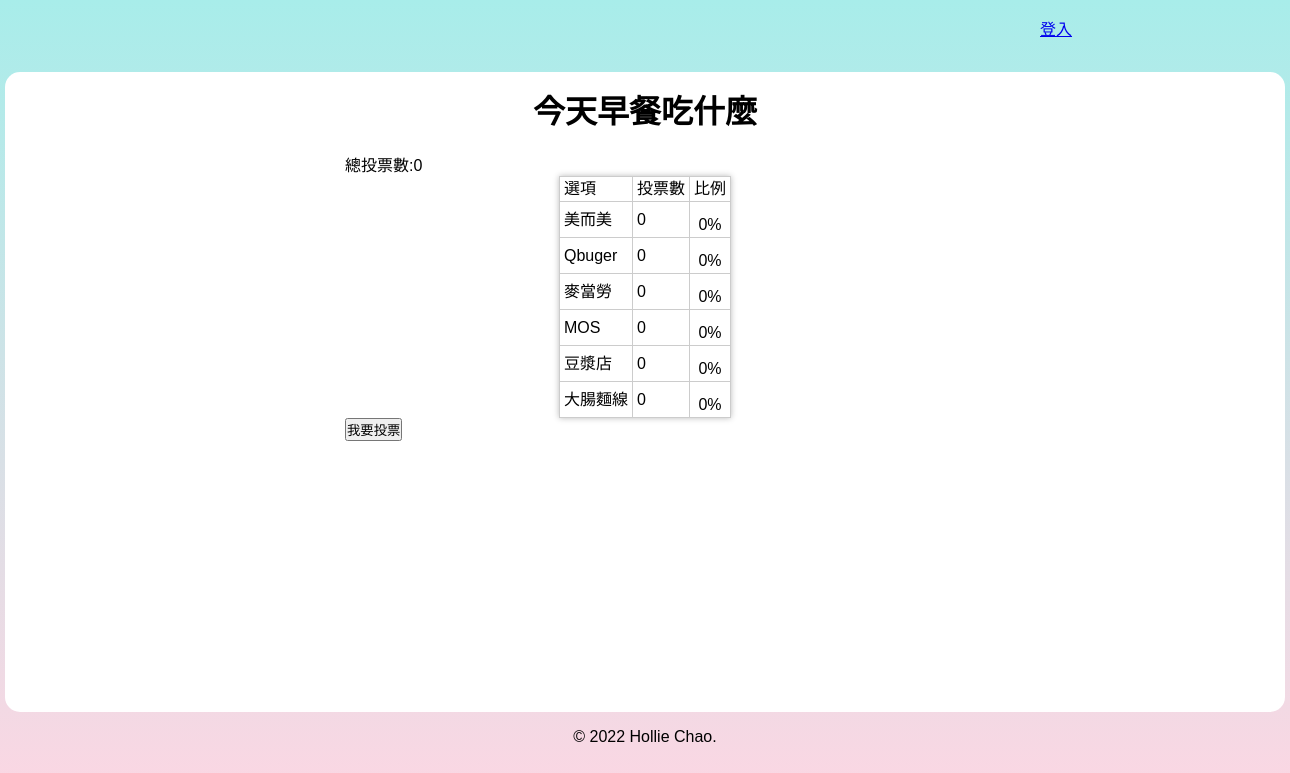
The app's page /?do=vote_result&id=2, older data.
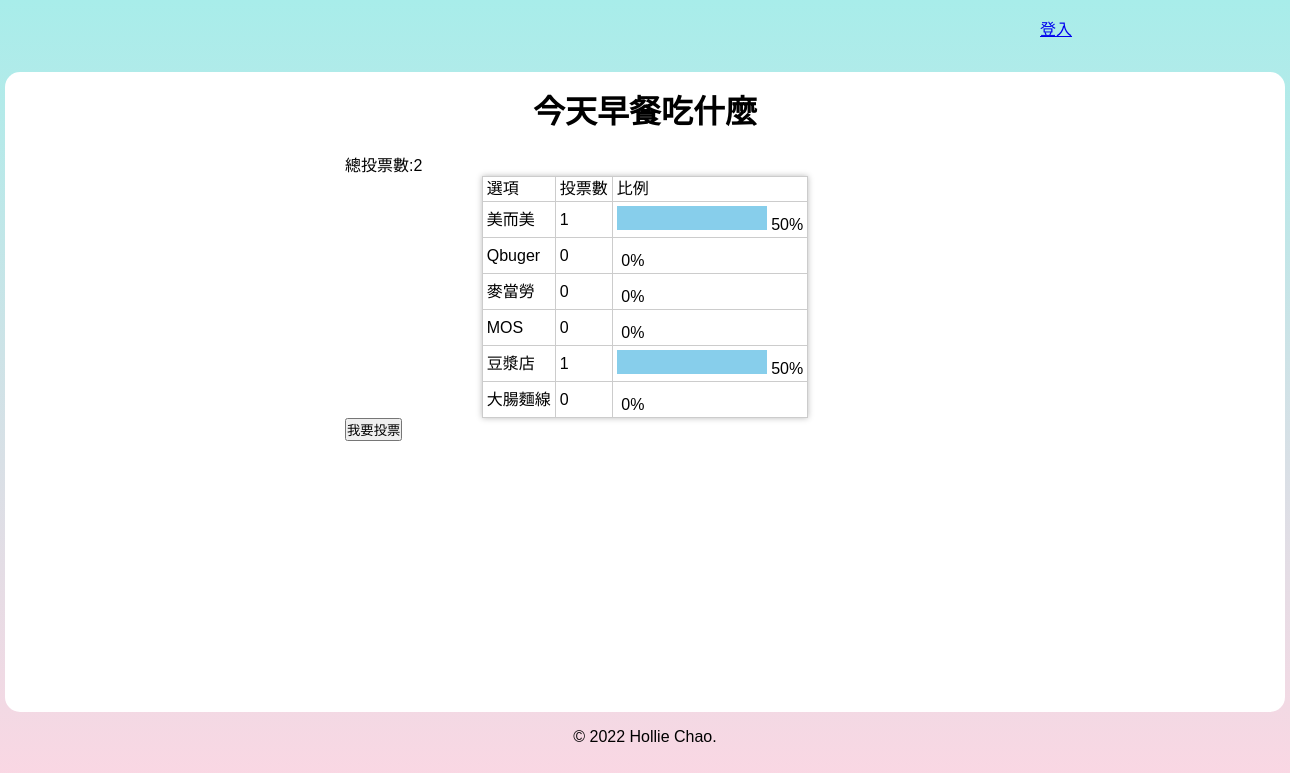
The same page, newer data.
### tables this page shows
CREATE TABLE `subjects` (
  `id` int(11) UNSIGNED NOT NULL COMMENT '序號',
  `subject` varchar(128) NOT NULL COMMENT '主題描述',
  `type_id` int(11) NOT NULL COMMENT '主題類別',
  `multiple` tinyint(1) NOT NULL DEFAULT 0 COMMENT '單/複選',
  `mulit_limit` tinyint(4) NOT NULL DEFAULT 1 COMMENT '單/複選項目數',
  `start` date NOT NULL COMMENT '開始時間',
  `end` date NOT NULL COMMENT '結束時間',
  `total` int(11) UNSIGNED NOT NULL DEFAULT 0 COMMENT '投票人數統計'
);

CREATE TABLE `options` (
  `id` int(11) NOT NULL COMMENT '序號',
  `option` varchar(128) NOT NULL COMMENT '選項描述',
  `subject_id` int(11) NOT NULL COMMENT '主題',
  `total` int(11) NOT NULL DEFAULT 0 COMMENT '投票人數統計'
);

### api/base.php (called while the page is built, shortened)
<?php
function pdo(){
    $dsn="mysql:host=localhost;charset=utf8;dbname=vote";
    return new PDO($dsn,'root','');
}
function all($table,...$arg){
    $pdo=pdo();
    $sql="SELECT * FROM $table ";
    switch(count($arg)){
        case 1:
            if(is_array($arg[0]) && !empty($arg[0])){
                foreach($arg[0] as $key => $value){
                    $tmp[]="`$key`='$value'";
                }
                $sql.=" WHERE ". implode(" AND " ,$tmp);
            }elseif(empty($arg[0])){
            }else{
                $sql.=$arg[0];
            }
        break;
        }
        return $pdo->query($sql)->fetchAll(PDO::FETCH_ASSOC);
    }
function find($table,$arg){
    $pdo=pdo();
    $sql="SELECT * FROM $table WHERE ";
        if(is_array($arg)){
            foreach($arg as $key => $value){
                $tmp[]="`$key`='$value'";
            }
            $sql.=implode(" AND " ,$tmp);
        }else{
            $sql.=" `id`='$arg'";
        }
        return $pdo->query($sql)->fetch(PDO::FETCH_ASSOC);
    }
?>

### front/vote_result.php (the view)
<?php
$subject=find("subjects",$_GET['id']);
$opts=all("options",['subject_id'=>$_GET['id']]);
?>
<h1 class="text-center"><?=$subject['subject'];?></h1>
<div style="width: 600px;margin:auto">
  <div>總投票數:<?=$subject['total'];?></div>
  <table class="result-table">
    <tr>
      <td>選項</td>
      <td>投票數</td>
      <td>比例</td>
    </tr>
    <?php
    foreach($opts as $opt){
      $total=($subject['total']==0)?1:$subject['total'];
      $rate=$opt['total']/$total;
    ?>
    <tr>
      <td><?=$opt['option'];?></td>
      <td><?=$opt['total'];?></td>
      <td>
        <div style="display:inline-block;height:24px;background:skyblue;width:<?=300*$rate;?>px;"></div>
        <?=($rate*100) . "%";?>
      </td>
    </tr>
    <?php
    }
    ?>
  </table>
    <button onclick="location.href='?do=vote&id=<?=$_GET['id'];?>'">我要投票</button>
</div>

Row changes from the older to the newer data that the page shows:
changed subjects "今天早餐吃什麼": total "0" → "2"
changed options "美而美": total "0" → "1"; $rate*100 "0" → "50"
changed options "豆漿店": total "0" → "1"; $rate*100 "0" → "50"
